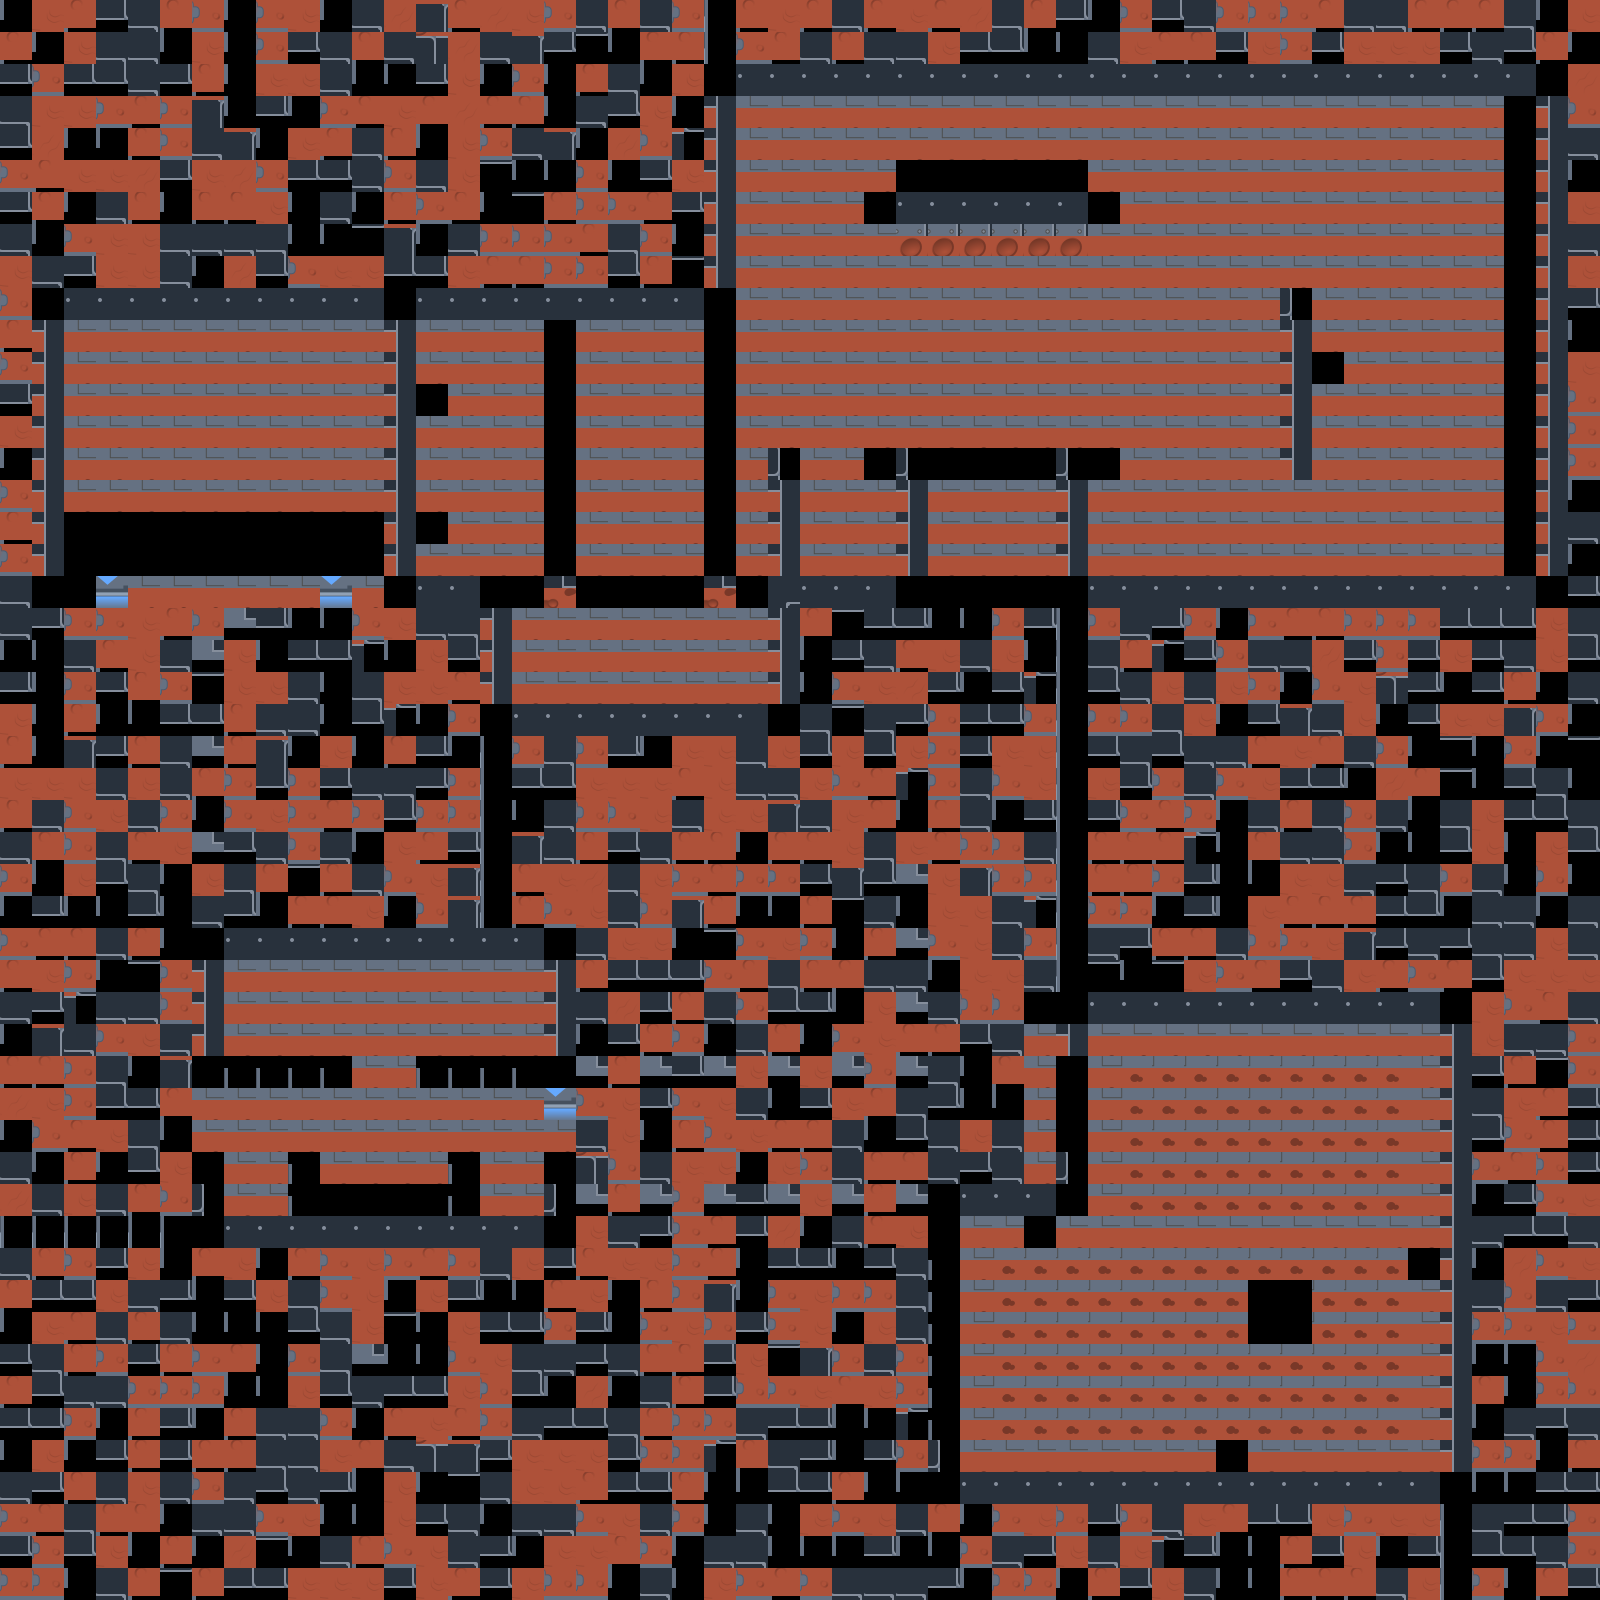

This is a level from a 2D game, rendered from its Tiled map with the project's own tilesets. A one-line summary and the map file follow, with tile-layer data summarised:
An orthogonal 50x50 tile map with 32x32 px tiles, 1 tile layer (Tile Layer 1), 4 tilesets and 37 objects.

<map version="1.0" tiledversion="1.0.3" orientation="orthogonal" renderorder="right-up" width="50" height="50" tilewidth="32" tileheight="32" nextobjectid="38">
 <properties>
  <property name="ambient" type="color" value="#ff47362d" />
 </properties>
 <tileset firstgid="1" source="mars_margin.tsx" />
 <tileset firstgid="145" source="obj_large.tsx" />
 <tileset firstgid="161" source="obj_small.tsx" />
 <tileset firstgid="225" source="obj_wide.tsx" />
 <layer name="Tile Layer 1" width="50" height="50">
  <data>[2500 cells, 2500 non-empty, 38 distinct tile ids]</data>
 </layer>
 <objectgroup name="Objects">
  <object id="1" gid="145" x="160" y="416" width="64" height="64" />
  <object id="2" gid="182" x="288" y="480" width="32" height="32" />
  <object id="3" gid="182" x="320" y="448" width="32" height="32" />
  <object id="4" gid="182" x="330" y="494" width="32" height="32" />
  <object id="5" gid="182" x="148" y="1056" width="32" height="32" />
  <object id="6" gid="182" x="150" y="1010" width="32" height="32" />
  <object id="7" gid="182" x="108" y="1030" width="32" height="32" />
  <object id="8" gid="182" x="1024" y="1408" width="32" height="32" />
  <object id="9" gid="182" x="1050" y="1372" width="32" height="32" />
  <object id="10" gid="182" x="1038" y="1312" width="32" height="32" />
  <object id="11" gid="182" x="1066" y="1334" width="32" height="32" />
  <object id="12" gid="233" x="1216" y="1536" width="64" height="32" />
  <object id="13" gid="225" x="1360" y="1520" width="64" height="32" rotation="90" />
  <object id="14" gid="225" x="480" y="1312" width="64" height="32" />
  <object id="15" gid="225" x="480" y="1376" width="64" height="32" />
  <object id="16" gid="225" x="384" y="1312" width="64" height="32" />
  <object id="17" gid="225" x="384" y="1376" width="64" height="32" />
  <object id="18" gid="225" x="288" y="1312" width="64" height="32" />
  <object id="19" gid="225" x="288" y="1376" width="64" height="32" />
  <object id="20" gid="233" x="384" y="1216" width="64" height="32" />
  <object id="21" gid="233" x="320" y="1216" width="64" height="32" />
  <object id="22" gid="227" x="800" y="448" width="64" height="32" rotation="-270" />
  <object id="23" gid="230" x="800" y="512" width="64" height="32" rotation="90" />
  <object id="24" gid="238" x="1376" y="512" width="64" height="32" />
  <object id="25" gid="238" x="1376" y="480" width="64" height="32" />
  <object id="26" gid="238" x="1376" y="352" width="64" height="32" />
  <object id="27" gid="238" x="1376" y="320" width="64" height="32" />
  <object id="28" gid="238" x="1376" y="224" width="64" height="32" />
  <object id="29" gid="238" x="1376" y="192" width="64" height="32" />
  <object id="30" gid="238" x="1376" y="384" width="64" height="32" />
  <object id="31" gid="235" x="960" y="1472" width="64" height="32" />
  <object id="32" gid="235" x="1120" y="1472" width="64" height="32" />
  <object id="33" gid="235" x="1280" y="1472" width="64" height="32" />
  <object id="34" gid="240" x="1344" y="1056" width="64" height="32" />
  <object id="35" gid="240" x="1408" y="1120" width="64" height="32" rotation="-270" />
  <object id="36" gid="203" x="1408" y="1568" width="32" height="32" />
  <object id="37" gid="150" x="576" y="480" width="64" height="64" />
 </objectgroup>
</map>